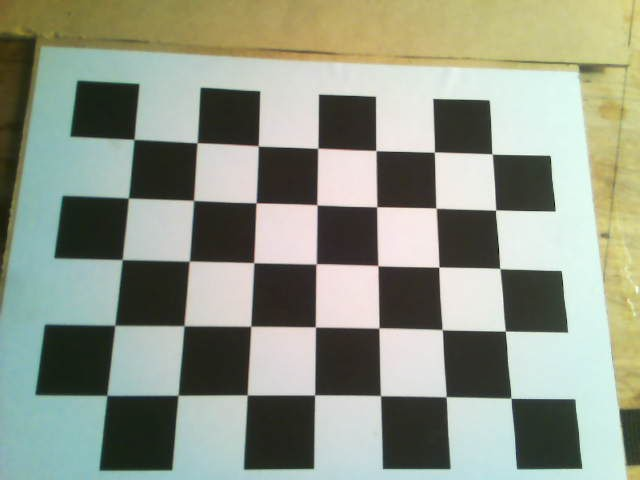
#> input picture calibration_data/visible/high_center.jpg, 640 x 480 px; its folder holds only this picture in this run
$ jupyter execute calibrate_cameras.ipynb   (older library calls are emulated)
#> lines starting #> are read from the running program, lines starting #| are printed output that depends on the picture
[cell 1]
import numpy as np
import json
import cv2
import os

[cell 2]
# Prepare object points for 30mm grid
objp = np.zeros((5*7,3), np.float32)
# objp[:,:2] = np.mgrid[0:7,0:5].T.reshape(-1,2)

objp[:,:2] = np.mgrid[0:5,0:7].T.reshape(-1,2)

# objp

[cell 3]
image_folder = "./calibration_data/visible/"
point_folder = "./extracted_points/visible/"

# [5 lines of commented-out code are left out]

objpoints = []
imgpoints = []
image_size = None

images = os.listdir(image_folder)
for fname in images:
	# Generate image points
	gray = cv2.imread(os.path.join(image_folder, fname), cv2.IMREAD_GRAYSCALE)
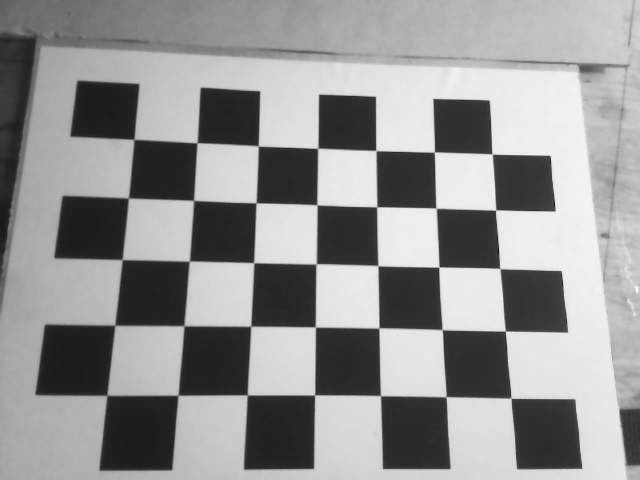
#> gray: shape (480, 640); min 10, max 255, mean 147.3

	# Set blob detector parameters
	params = cv2.SimpleBlobDetector_Params()
	params.filterByCircularity = False
	params.filterByConvexity = False
	params.filterByInertia = False
	params.filterByArea = True
	params.minArea = 4

	# Create a detector with the parameters
	ver = (cv2.__version__).split('.')
	if int(ver[0]) < 3 : detector = cv2.SimpleBlobDetector(params)
	else : detector = cv2.SimpleBlobDetector_create(params)

	# Find Corners
	ret = False
	# ret, corners = cv2.findCirclesGrid(gray, (7, 5), None, blobDetector=detector)
	ret, corners = cv2.findChessboardCorners(gray, (5,7), None)
#> ret = True; corners = 35 rows, first 8: [492, 153.9], [495.7, 210.1], [500, 268.6], [505.3, 331.1], [510.9, 398], [434.3, 152.1], [435.9, 208.1], [439.1, 267.1]
	print(ret)
#| True

	# Draw corners
	out = cv2.drawChessboardCorners(cv2.cvtColor(gray, cv2.COLOR_GRAY2BGR), (7, 5), corners, ret)
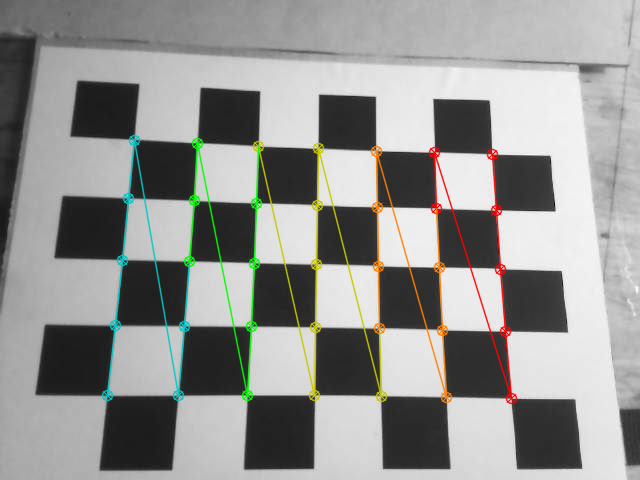
#> out: shape (480, 640, 3); mean B, G, R 145.2, 147.7, 147.3
	cv2.namedWindow("img", cv2.WINDOW_NORMAL)
	cv2.imshow("img", out)
	while cv2.waitKey(0) != ord('q'): continue
#> (key q is pressed here)
	cv2.destroyAllWindows()

	# Save image points
	if ret:
		points = corners
#> points has the same summary as corners
		criteria = (cv2.TERM_CRITERIA_EPS + cv2.TERM_CRITERIA_MAX_ITER, 30, 0.001)
		points = cv2.cornerSubPix(gray, corners, (11,11), (-1,-1), criteria)
#> points = 35 rows, first 8: [492, 154], [495.6, 210], [499.8, 268.5], [505.3, 331.1], [511, 398.2], [434.4, 152.1], [436, 208.1], [438.8, 267.1]

	else:
		name = fname.split(".")[0]
		points = np.loadtxt(os.path.join(point_folder, f"{name}.csv"), delimiter=",", dtype=float)
		points = np.array([np.array(p) for p in points]).astype('float32')

	imgpoints.append(points)

	# Save object points
	objpoints.append(objp)

[cell 4]
# Compute parameters
h, w = gray.shape[:2]
#> h = 480; w = 640
vals = cv2.calibrateCamera(objpoints, imgpoints, (w,h), None, None)
#> vals = (0.167, [[517.5, 0, 322.2], [0, 519.5, 243.9], [0, 0, 1]], [[0.142, 0.0616, -0.00211, -0.000933, -0.899]], ([-0.25, 0.139, 1.58],), ([2.92, -1.54, 9.04],))
keys = ("ret", "mtx", "dist", "rvecs", "tvecs")

params = dict(zip(keys, vals))
#> params = {'ret': 0.167, 'mtx': [[517.5, 0, 322.2], [0, 519.5, 243.9], [0, 0, 1]], 'dist': [[0.142, 0.0616, -0.00211, -0.000933, -0.899]], 'rvecs': ([-0.25, 0.139, 1.58],), 'tvecs': ([2.92, -1.54, 9.04],)}
del params["rvecs"]
del params["tvecs"]

[cell 5]
# Compute new camera matrix
vals = cv2.getOptimalNewCameraMatrix(params["mtx"], params["dist"], (w,h), 1, (w,h))
#> vals = ([[482.9, 0, 324.9], [0, 519.5, 243.9], [0, 0, 1]], (29, 7, 587, 467))
keys = ("newcameramtx", "roi")

params.update(dict(zip(keys, vals)))
params
#> Out = {'ret': 0.167, 'mtx': [[517.5, 0, 322.2], [0, 519.5, 243.9], [0, 0, 1]], 'dist': [[0.142, 0.0616, -0.00211, -0.000933, -0.899]], 'newcameramtx': [[482.9, 0, 324.9], [0, 519.5, 243.9], [0, 0, 1]], 'roi': (29, 7, 587, 467)}

[cell 6]
# Test Undistort
cv2.namedWindow("img", cv2.WINDOW_NORMAL)

images = os.listdir(image_folder)
for fname in images:
	# Load image
	img = cv2.imread(os.path.join(image_folder, fname), cv2.IMREAD_UNCHANGED)
#> img is the input picture: shape (480, 640, 3); mean B, G, R 135.2, 150.9, 144.7

	# Undistort
	img = cv2.undistort(img, params["mtx"], params["dist"], None, params["newcameramtx"])
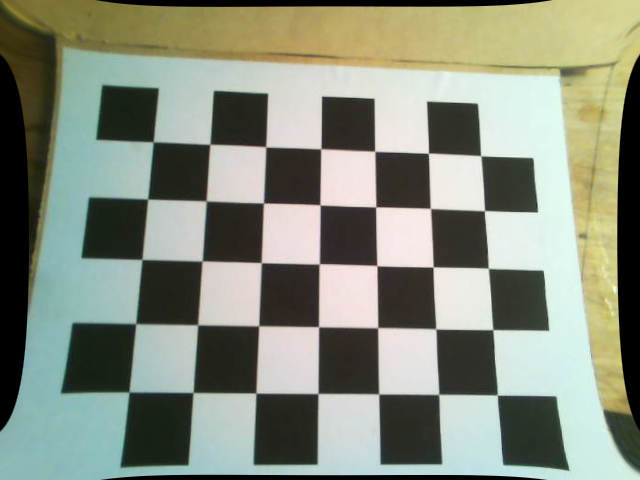
#> img: shape (480, 640, 3); mean B, G, R 125.9, 141.2, 135

	# Crop the image
	x, y, w, h = params["roi"]
#> x = 29; y = 7; w = 587; h = 467
	img = img[y:y+h, x:x+w]
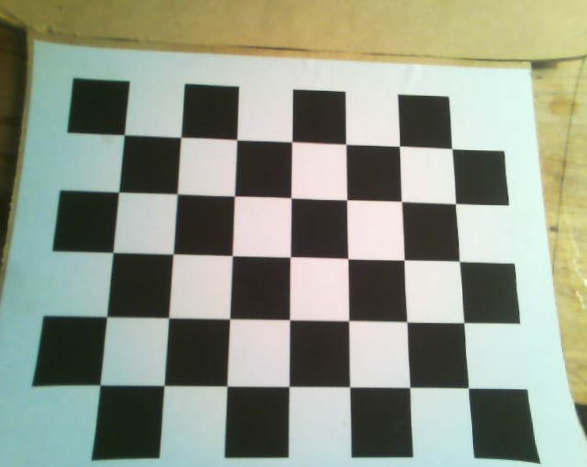
#> img: shape (467, 587, 3); mean B, G, R 135.5, 151, 144.6

	# Show image
	cv2.imshow("img", img)
	while cv2.waitKey(0) != ord('q'): continue
#> (key q is pressed here)

cv2.destroyAllWindows()

[cell 7]
# Check if object is iterable
def is_iter(obj):
	try: iter(obj)
	except: return False
	return True

# Convert iterables to lists
def recursive_convert(some_iter):
	# Convert parent elements
	if type(some_iter) == np.ndarray:
		some_iter = some_iter.tolist()
	else: some_iter = list(some_iter)

	# Convert child elements
	for idx, elem in enumerate(some_iter):
		if is_iter(elem):
			some_iter[idx] = recursive_convert(elem)

	return some_iter

# Convert numpy arrays to python arrays
for k in params:
	if is_iter(params[k]):
		params[k] = recursive_convert(params[k])
#> this loop made 5 passes
#> k on pass 1: 'ret'
#> after the loop, params = {'ret': 0.167, 'mtx': [[517.5, 0, 322.2], [0, 519.5, 243.9], [0, 0, 1]], 'dist': [[0.142, 0.0616, -0.00211, -0.000933, -0.899]], 'newcameramtx': [[482.9, 0, 324.9], [0, 519.5, 243.9], [0, 0, 1]], 'roi': [29, 7, 587, 467]}

print(params)
#> (printed output is left out)

# Save calibration parameters to JSON
with open("visible_params.json", "w") as f:
	json.dump(params, f, indent="\t")
	f.close()

$ run again, on calibration_data/visible/low_left.jpg
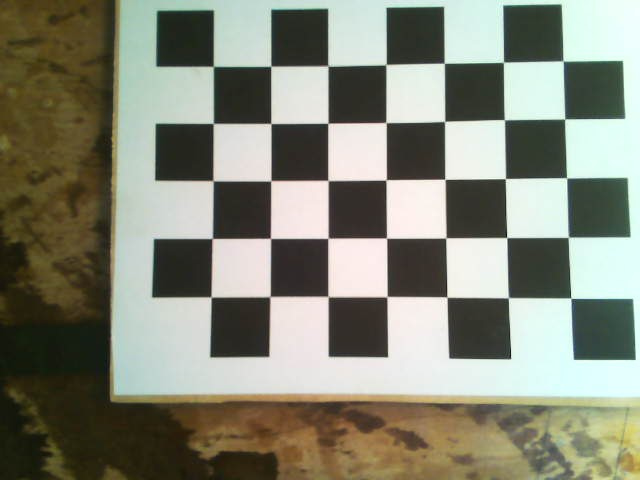
#> input picture calibration_data/visible/low_left.jpg, 640 x 480 px
#> ret = True; corners = 35 rows, first 8: [563.1, 60.88], [564.8, 119.2], [566.6, 177.9], [568.5, 237.2], [571, 298.1], [503.5, 62.16], [504.3, 119.7], [505.3, 178.6]
#| True
#> `out = cv2.drawChessboardCorners(cv2.cvtColor(gray, cv2.COLOR_GRAY2BGR)..`:
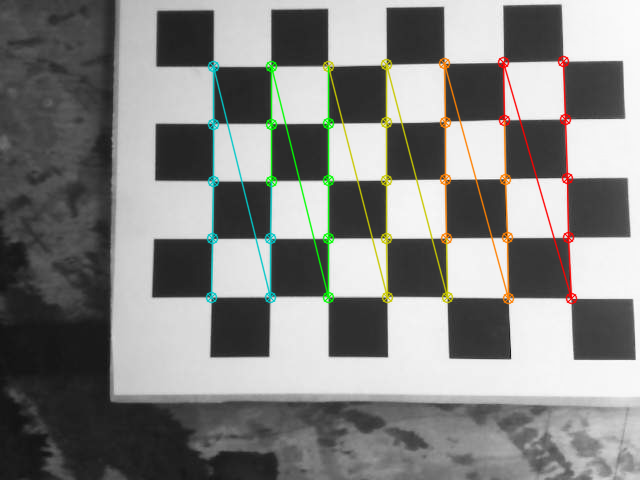
#> out: shape (480, 640, 3); mean B, G, R 130.2, 132.6, 132.3
#> `points = corners`: points has the same summary as corners
#> `points = cv2.cornerSubPix(gray, corners, (11,11), (-1,-1), criteria)`: points = 35 rows, first 8: [563.1, 60.96], [564.7, 119], [566.6, 177.8], [568.3, 237.3], [570.9, 298.1], [503.4, 62.23], [504.4, 119.7], [505.4, 178.6]
#> `vals = cv2.calibrateCamera(objpoints, imgpoints, (w,h), None, None)`: vals = (0.17, [[685.7, 0, 312.2], [0, 690, 251.7], [0, 0, 1]], [[0.374, -1.43, 0.00308, -0.00727, 2.03]], ([-0.0409, 0.113, 1.57],), ([4.28, -3.23, 11.96],))
#> `params = dict(zip(keys, vals))`: params = {'ret': 0.17, 'mtx': [[685.7, 0, 312.2], [0, 690, 251.7], [0, 0, 1]], 'dist': [[0.374, -1.43, 0.00308, -0.00727, 2.03]], 'rvecs': ([-0.0409, 0.113, 1.57],), 'tvecs': ([4.28, -3.23, 11.96],)}
#> `vals = cv2.getOptimalNewCameraMatrix(params["mtx"], params["dist"], (w..`: vals = ([[708.3, 0, 309.2], [0, 708.3, 252.1], [0, 0, 1]], (2, 4, 635, 471))
#> Out = {'ret': 0.17, 'mtx': [[685.7, 0, 312.2], [0, 690, 251.7], [0, 0, 1]], 'dist': [[0.374, -1.43, 0.00308, -0.00727, 2.03]], 'newcameramtx': [[708.3, 0, 309.2], [0, 708.3, 252.1], [0, 0, 1]], 'roi': (2, 4, 635, 471)}
#> img is the input picture: shape (480, 640, 3); mean B, G, R 119.7, 134.7, 132.9
#> `x, y, w, h = params["roi"]`: x = 2; y = 4; w = 635; h = 471
#> `img = img[y:y+h, x:x+w]`:
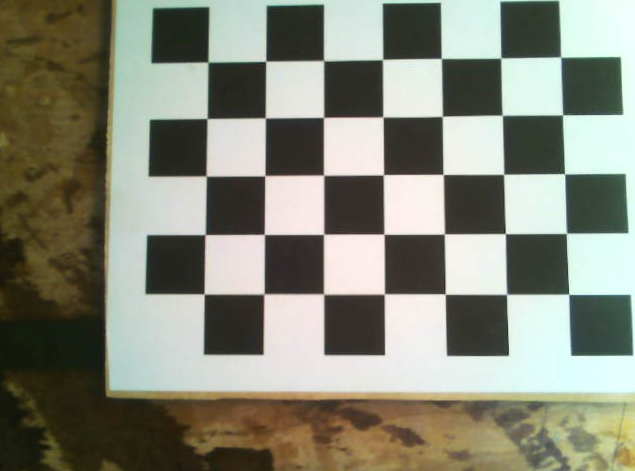
#> img: shape (471, 635, 3); mean B, G, R 120.2, 134.8, 133.1
#> the loop `for k in params:` made 5 passes
#> after the loop `for k in params:`: params = {'ret': 0.17, 'mtx': [[685.7, 0, 312.2], [0, 690, 251.7], [0, 0, 1]], 'dist': [[0.374, -1.43, 0.00308, -0.00727, 2.03]], 'newcameramtx': [[708.3, 0, 309.2], [0, 708.3, 252.1], [0, 0, 1]], 'roi': [2, 4, 635, 471]}
#> (printed output is left out)

$ run again, on calibration_data/visible/low_right.jpg
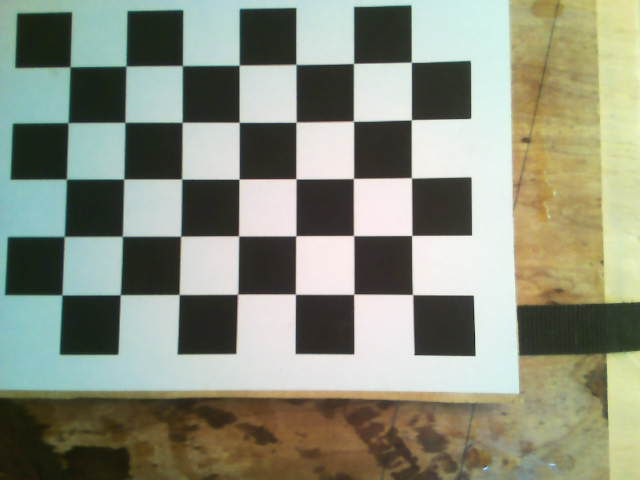
#> input picture calibration_data/visible/low_right.jpg, 640 x 480 px
#> ret = True; corners = 35 rows, first 8: [411.3, 62.13], [411.4, 119.8], [411.5, 177.9], [411.7, 235.4], [412.5, 294.4], [353.4, 63.46], [353.2, 121.1], [353.3, 178.6]
#| True
#> `out = cv2.drawChessboardCorners(cv2.cvtColor(gray, cv2.COLOR_GRAY2BGR)..`:
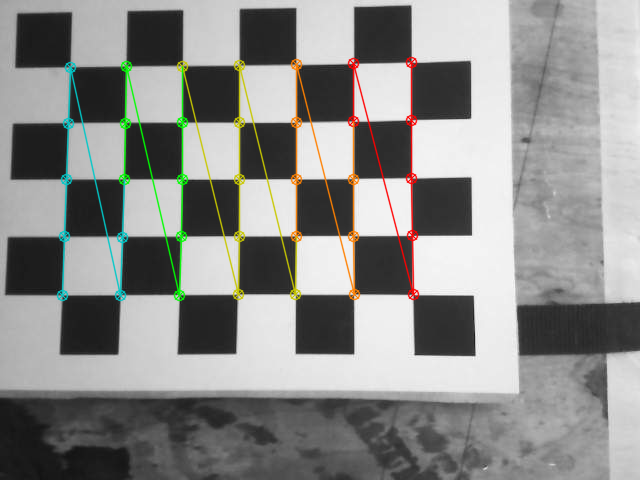
#> out: shape (480, 640, 3); mean B, G, R 137.9, 140.3, 140
#> `points = corners`: points has the same summary as corners
#> `points = cv2.cornerSubPix(gray, corners, (11,11), (-1,-1), criteria)`: points = 35 rows, first 8: [411.3, 62.23], [411.4, 119.8], [411.4, 177.8], [411.7, 235.5], [412.6, 294.6], [353.5, 63.43], [353.5, 121.2], [353.5, 178.5]
#> `vals = cv2.calibrateCamera(objpoints, imgpoints, (w,h), None, None)`: vals = (0.177, [[584.9, 0, 321.4], [0, 586.3, 234.8], [0, 0, 1]], [[0.299, -0.965, -0.00129, -0.00486, 0.912]], ([-0.0168, 0.112, 1.57],), ([1.56, -2.98, 10.32],))
#> `params = dict(zip(keys, vals))`: params = {'ret': 0.177, 'mtx': [[584.9, 0, 321.4], [0, 586.3, 234.8], [0, 0, 1]], 'dist': [[0.299, -0.965, -0.00129, -0.00486, 0.912]], 'rvecs': ([-0.0168, 0.112, 1.57],), 'tvecs': ([1.56, -2.98, 10.32],)}
#> `vals = cv2.getOptimalNewCameraMatrix(params["mtx"], params["dist"], (w..`: vals = ([[597.3, 0, 318.4], [0, 596.4, 234.2], [0, 0, 1]], (2, 3, 635, 472))
#> Out = {'ret': 0.177, 'mtx': [[584.9, 0, 321.4], [0, 586.3, 234.8], [0, 0, 1]], 'dist': [[0.299, -0.965, -0.00129, -0.00486, 0.912]], 'newcameramtx': [[597.3, 0, 318.4], [0, 596.4, 234.2], [0, 0, 1]], 'roi': (2, 3, 635, 472)}
#> img is the input picture: shape (480, 640, 3); mean B, G, R 125.8, 142.9, 139
#> `x, y, w, h = params["roi"]`: x = 2; y = 3; w = 635; h = 472
#> `img = img[y:y+h, x:x+w]`:
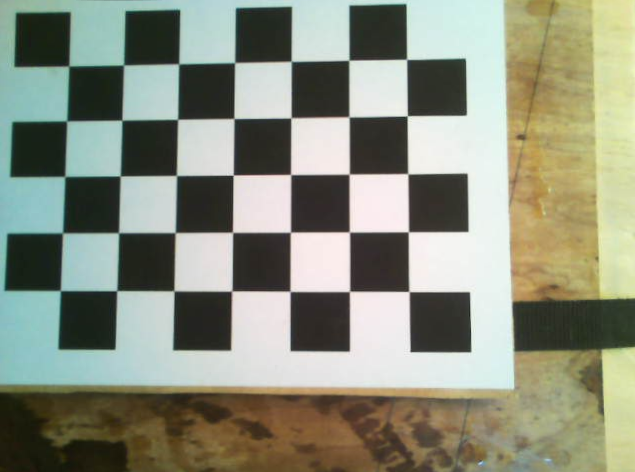
#> img: shape (472, 635, 3); mean B, G, R 126.1, 143.2, 139.4
#> the loop `for k in params:` made 5 passes
#> after the loop `for k in params:`: params = {'ret': 0.177, 'mtx': [[584.9, 0, 321.4], [0, 586.3, 234.8], [0, 0, 1]], 'dist': [[0.299, -0.965, -0.00129, -0.00486, 0.912]], 'newcameramtx': [[597.3, 0, 318.4], [0, 596.4, 234.2], [0, 0, 1]], 'roi': [2, 3, 635, 472]}
#> (printed output is left out)

$ run again, on calibration_data/visible/mid_center.jpg
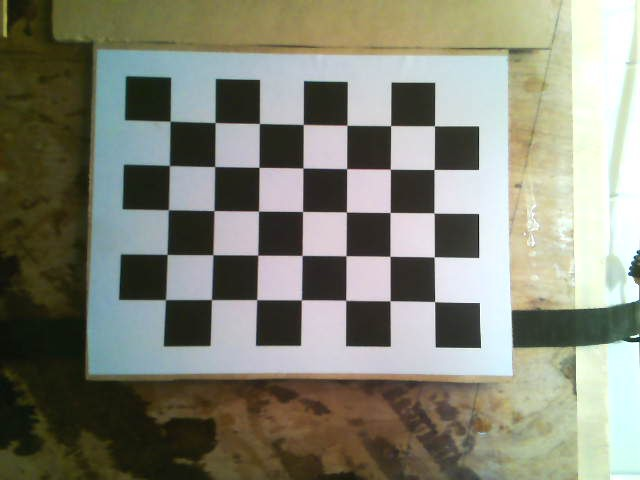
#> input picture calibration_data/visible/mid_center.jpg, 640 x 480 px
#> ret = True; corners = 35 rows, first 8: [434.4, 125.8], [434, 169.4], [433.8, 213], [434.1, 257.1], [434.5, 301.6], [390.6, 125.6], [390.3, 169.3], [390, 212.5]
#| True
#> `out = cv2.drawChessboardCorners(cv2.cvtColor(gray, cv2.COLOR_GRAY2BGR)..`:
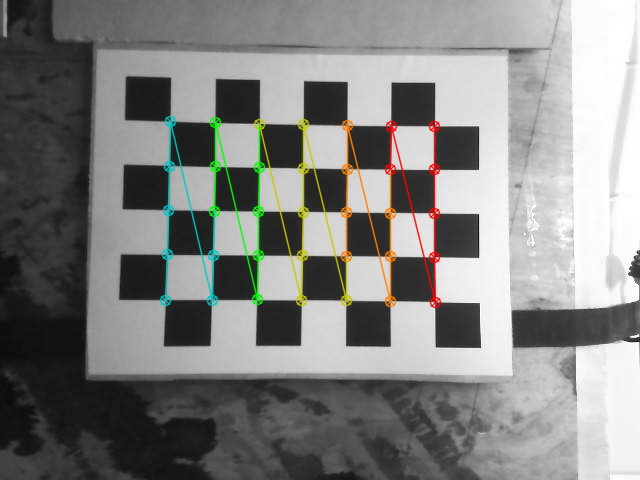
#> out: shape (480, 640, 3); mean B, G, R 129.1, 131, 130.7
#> `points = corners`: points has the same summary as corners
#> `points = cv2.cornerSubPix(gray, corners, (11,11), (-1,-1), criteria)`: points = 35 rows, first 8: [434.5, 125.8], [434.2, 169.5], [434, 212.9], [434.2, 256.9], [434.7, 301.6], [390.6, 125.6], [390.4, 169.2], [390.1, 212.5]
#> `vals = cv2.calibrateCamera(objpoints, imgpoints, (w,h), None, None)`: vals = (0.114, [[911, 0, 337.8], [0, 914.7, 232.9], [0, 0, 1]], [[0.516, 0.48, 0.000819, 0.0053, -37.2]], ([-0.106, 0.0591, 1.58],), ([2.21, -2.44, 21.11],))
#> `params = dict(zip(keys, vals))`: params = {'ret': 0.114, 'mtx': [[911, 0, 337.8], [0, 914.7, 232.9], [0, 0, 1]], 'dist': [[0.516, 0.48, 0.000819, 0.0053, -37.2]], 'rvecs': ([-0.106, 0.0591, 1.58],), 'tvecs': ([2.21, -2.44, 21.11],)}
#> `vals = cv2.getOptimalNewCameraMatrix(params["mtx"], params["dist"], (w..`: vals = ([[329.5, 0, 517], [0, 557.2, 155.3], [0, 0, 1]], (395, 17, 229, 284))
#> Out = {'ret': 0.114, 'mtx': [[911, 0, 337.8], [0, 914.7, 232.9], [0, 0, 1]], 'dist': [[0.516, 0.48, 0.000819, 0.0053, -37.2]], 'newcameramtx': [[329.5, 0, 517], [0, 557.2, 155.3], [0, 0, 1]], 'roi': (395, 17, 229, 284)}
#> img is the input picture: shape (480, 640, 3); mean B, G, R 117.9, 132.4, 131.3
#> `x, y, w, h = params["roi"]`: x = 395; y = 17; w = 229; h = 284
#> `img = img[y:y+h, x:x+w]`:
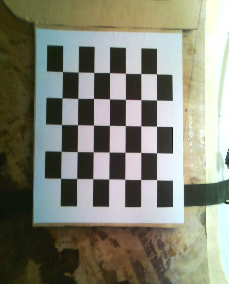
#> img: shape (284, 229, 3); mean B, G, R 116.9, 131.4, 130.3
#> the loop `for k in params:` made 5 passes
#> after the loop `for k in params:`: params = {'ret': 0.114, 'mtx': [[911, 0, 337.8], [0, 914.7, 232.9], [0, 0, 1]], 'dist': [[0.516, 0.48, 0.000819, 0.0053, -37.2]], 'newcameramtx': [[329.5, 0, 517], [0, 557.2, 155.3], [0, 0, 1]], 'roi': [395, 17, 229, 284]}
#> (printed output is left out)

$ run again, on calibration_data/visible/high_left.jpg
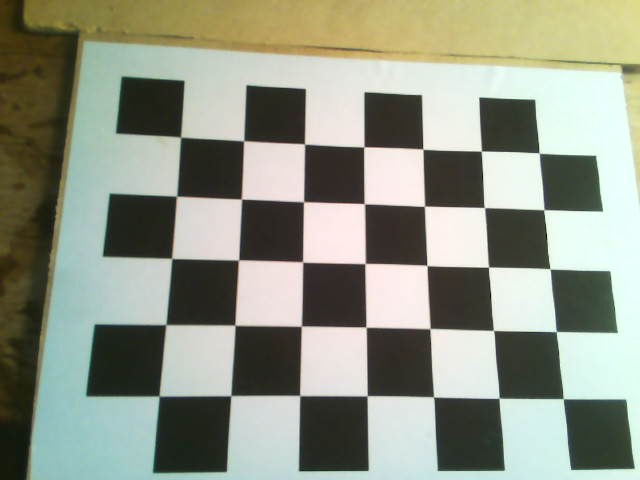
#> input picture calibration_data/visible/high_left.jpg, 640 x 480 px
#> ret = True; corners = 35 rows, first 8: [539, 153], [543.9, 209.6], [549.8, 268.7], [556.5, 331.5], [563.3, 398.6], [481.3, 151.1], [484.5, 207.6], [488.6, 267.1]
#| True
#> `points = corners`: points has the same summary as corners
#> `points = cv2.cornerSubPix(gray, corners, (11,11), (-1,-1), criteria)`: points = 35 rows, first 8: [539.3, 153], [543.9, 209.7], [550, 268.8], [556.1, 331.6], [563.2, 398.7], [481.3, 151.1], [484.3, 207.5], [488.4, 267.1]
#> `vals = cv2.calibrateCamera(objpoints, imgpoints, (w,h), None, None)`: vals = (0.188, [[424.3, 0, 303.9], [0, 420.1, 241], [0, 0, 1]], [[0.133, -0.145, -0.00347, -0.00379, 0.0342]], ([-0.217, 0.1, 1.59],), ([4, -1.5, 7.39],))
#> `params = dict(zip(keys, vals))`: params = {'ret': 0.188, 'mtx': [[424.3, 0, 303.9], [0, 420.1, 241], [0, 0, 1]], 'dist': [[0.133, -0.145, -0.00347, -0.00379, 0.0342]], 'rvecs': ([-0.217, 0.1, 1.59],), 'tvecs': ([4, -1.5, 7.39],)}
#> `vals = cv2.getOptimalNewCameraMatrix(params["mtx"], params["dist"], (w..`: vals = ([[434.2, 0, 299.9], [0, 428.4, 238.6], [0, 0, 1]], (3, 4, 631, 470))
#> Out = {'ret': 0.188, 'mtx': [[424.3, 0, 303.9], [0, 420.1, 241], [0, 0, 1]], 'dist': [[0.133, -0.145, -0.00347, -0.00379, 0.0342]], 'newcameramtx': [[434.2, 0, 299.9], [0, 428.4, 238.6], [0, 0, 1]], 'roi': (3, 4, 631, 470)}
#> img is the input picture: shape (480, 640, 3); mean B, G, R 134.3, 149.7, 144.9
#> `x, y, w, h = params["roi"]`: x = 3; y = 4; w = 631; h = 470
#> `img = img[y:y+h, x:x+w]`:
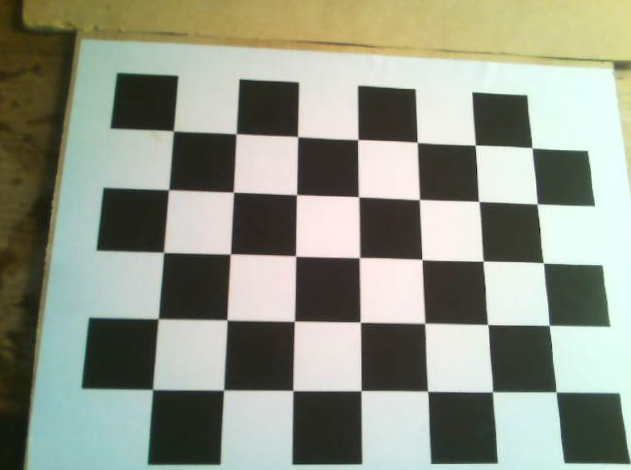
#> img: shape (470, 631, 3); mean B, G, R 134.4, 149.3, 144.6
#> the loop `for k in params:` made 5 passes
#> after the loop `for k in params:`: params = {'ret': 0.188, 'mtx': [[424.3, 0, 303.9], [0, 420.1, 241], [0, 0, 1]], 'dist': [[0.133, -0.145, -0.00347, -0.00379, 0.0342]], 'newcameramtx': [[434.2, 0, 299.9], [0, 428.4, 238.6], [0, 0, 1]], 'roi': [3, 4, 631, 470]}
#> (printed output is left out)
